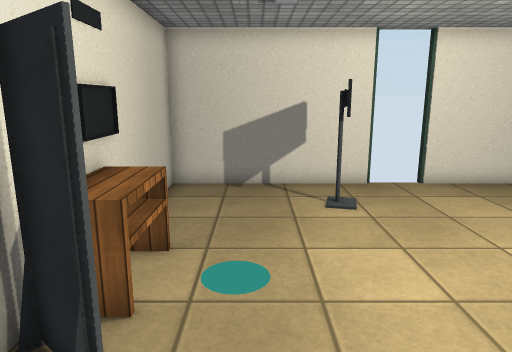
view 1 (above)

12 first-person views from a walk through a 3-D level made in the Unity game engine. The camera is 1.5 m above the floor, tilts 12° down and sees 70° across. Doors are open. The floor is counted in squares, 0.5 m on a side. Each view is taken from the middle of a square. On the plan, view 1 faces up. The plan holds only what a view shows up to about 20 squares ahead; the rest is blank. The player character is not drawn. Some animated figures are not drawn. Some surface patterns are stand-ins.

view 2
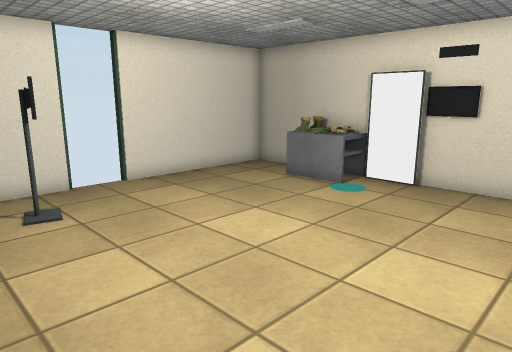

view 3
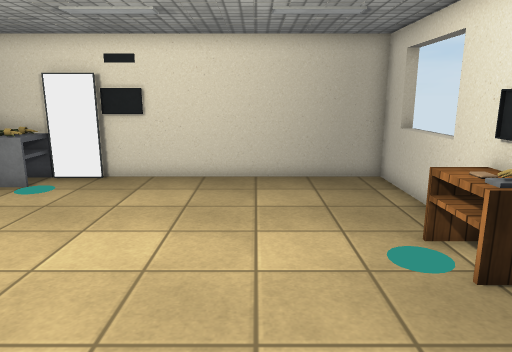

view 4
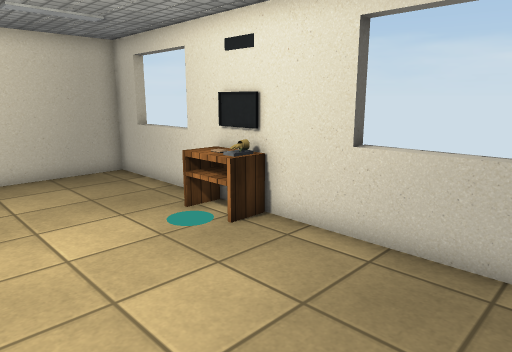

view 5
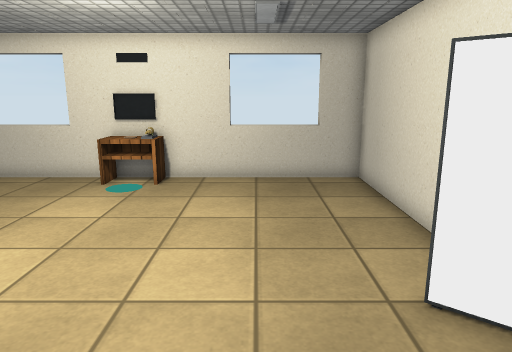

view 6
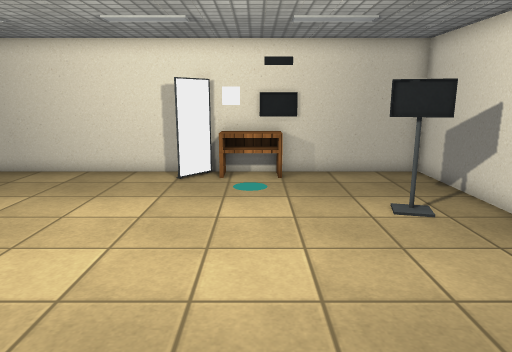

view 7
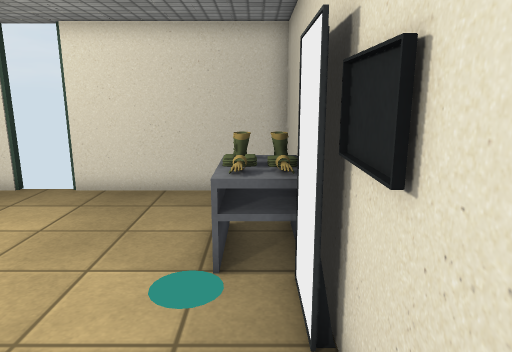

view 8
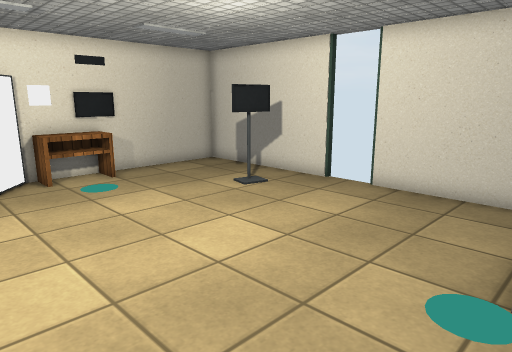

view 9
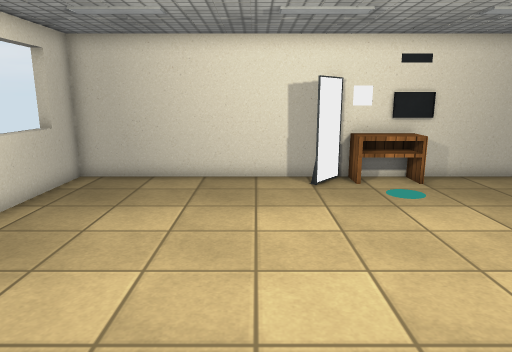

view 10
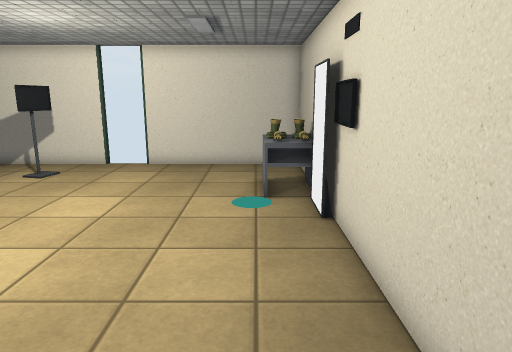

view 11
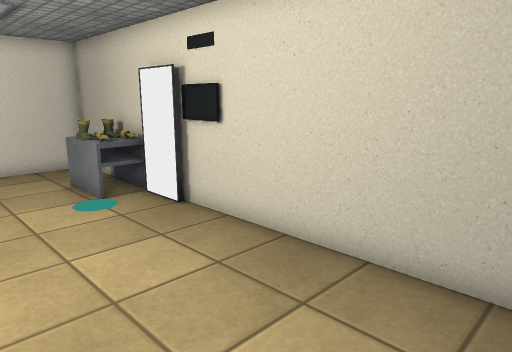

view 12
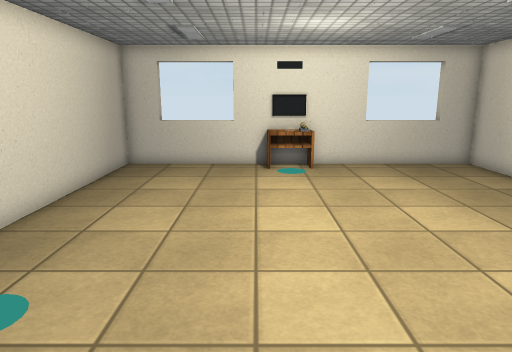

### Floor plan
Points are (right, up) in squares from view 1. A wall is a line through its corners. A room is listed if a view was taken in it or the views show most of it. See-through windows are left out.
Room 1 (views 1, 2, 3, 4, 5, 6, 7, 8, 9, 10, 11, 12)
walls: (-1.5, 3) (-2.8, 4.1); (-2.8, 4.2) (-1.4, 3.1); (13, 7.4) (13, 12.8) (5.9, 12.8); (4.1, 12.8) (-3, 12.8) (-3, -5.9) (13, -5.9) (13, 3.5)
ways out: open door at (5, 13)
objects: other object (-2, 5) to (-2, 7); other object (2, 10); other object (3, 10) to (3, 11); other object (4, -5) to (6, -5); other object (11, 7); other object (11, 7) to (12, 9); other object (11, 9) to (12, 10); other object (13, 4); other object (13, 5); other object (13, 6); other object (13, 7)

Where each view was taken, in squares from view 1:
view 1: 0 up, 0 right, facing up
view 2: 0 up, 0 right, facing up-right
view 3: 1 down, 1 left, facing right
view 4: 1 up, 2 left, facing down-right
view 5: 8 up, 1 right, facing down
view 6: 6 up, 12 right, facing left
view 7: 1 up, 12 right, facing up
view 8: 1 up, 12 right, facing up-left
view 9: 1 up, 11 right, facing left
view 10: 4 down, 11 right, facing up
view 11: 4 down, 7 right, facing up-right
view 12: 11 up, 7 right, facing down
